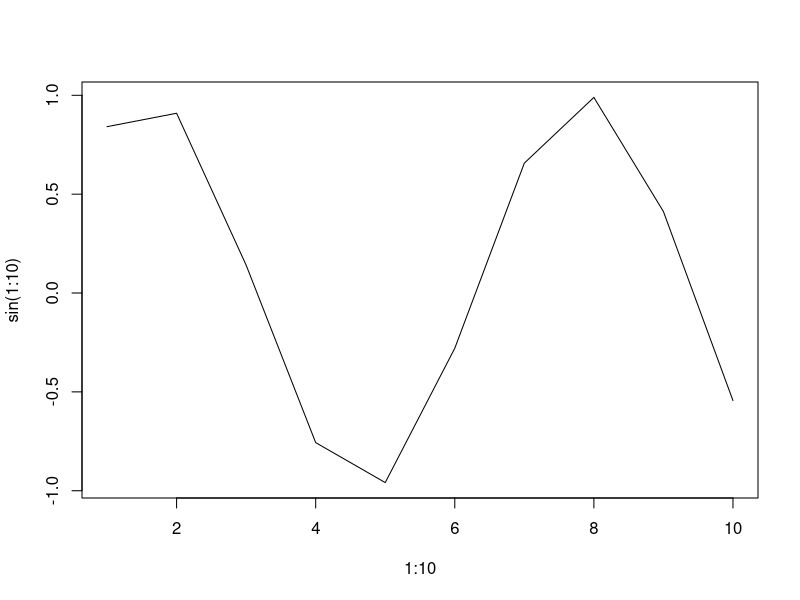
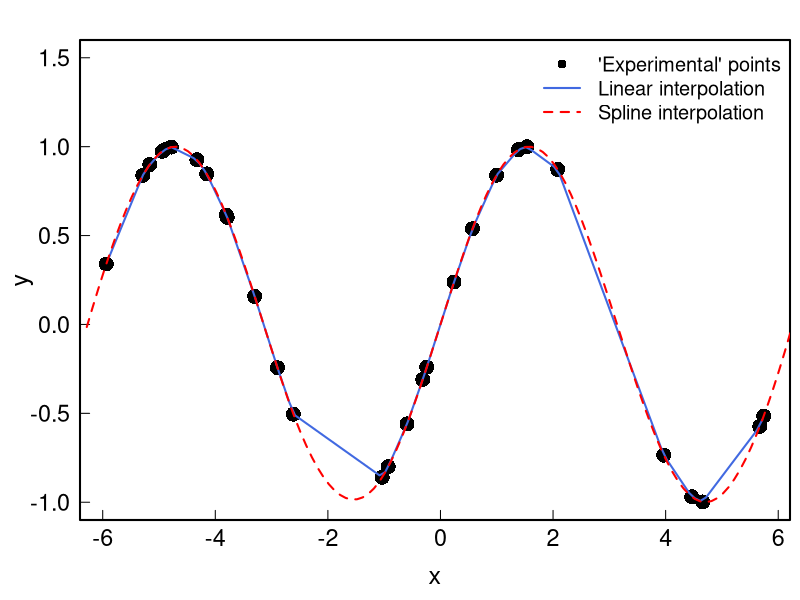
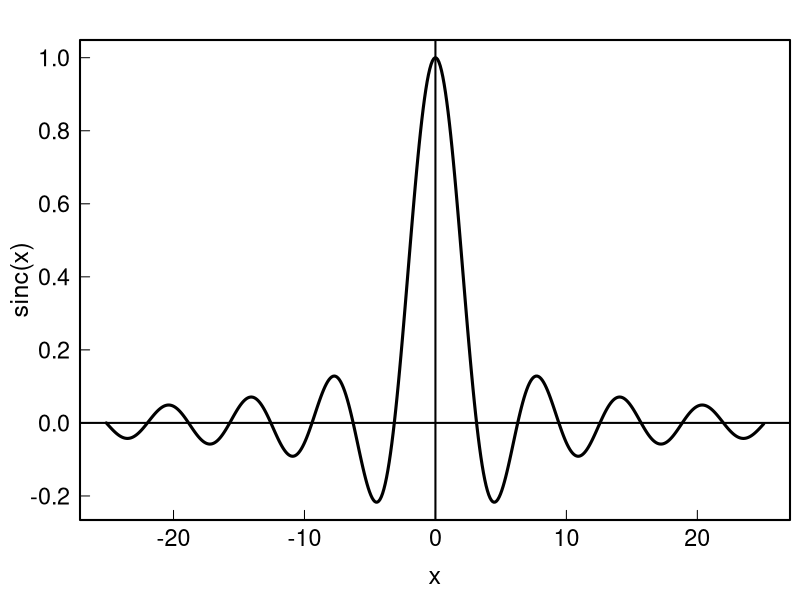

Here is the R script that generated these plots, in order:
## ---- chunk 1
geom_mean <- function(x, y){
    a <- sqrt(x*y)
}
geom_mean(1,2) #returns nothing
geom_mean <- function(x, y){
    a <- sqrt(x*y)
    a
}
geom_mean(1,2) #returns a
## ---- chunk 2
person <- function(name, age){
    list(name=name, age=age)
}
joe <- person(name="Joe", age=33)
joe
## ---- chunk 3
testfunc <- function(x,y=1){
    x*y
}
testfunc(1)
testfunc(1,y=2)
testfunc(1:3,y=.1)
## ---- chunk 4
testfunc2 <- function(x,...){
    head(x,...)
}
testfunc2(1:100)
testfunc2(1:100,2)
## ---- chunk 5
testfunc3 <- function(FUN,...){
    FUN(...)
}
testfunc3(sum,1:10)
testfunc3(plot, 1:10, sin(1:10), type="l")
## ---- chunk 6
xmin <- -2*pi; xmax <- 2*pi
x  <- runif(30, min=xmin, max=xmax)
xx <- seq(xmin, xmax, .1)
y  <- sin(x)
# Linear interpolation
lin_interp <- approxfun(x,y)        #is a function
lin_interp(0); lin_interp(pi)
yy_lin     <- approx(x, y, xout=xx) #is a list containing x and y

# Cubic spline interpolation
spl_interp <- splinefun(x,y)        #is a function
yy_spl     <- spline(x, y, xout=xx) #is a list containing x and y

par(family = "Helvetica", cex.lab=1.5, cex.axis=1.4, 
    mgp = c(2.4, .5, 0), tck=0.02, mar=c(4, 4, 2, .5), lwd=2, las=1)
plot(x, y, pch=16, cex=2, ylim=c(-1,1.5))
lines(xx, lin_interp(xx), col="royalblue") # equivalent to: lines(yy_lin, col="royalblue")
lines(xx, spl_interp(xx), col="red", lty=2)# equivalent to: lines(yy_spl, col="red")
legend("topright",
    cex=1.2,
    lty=c(NA, 1, 2),
    lwd=c(NA, 2, 2),
    pch=c(16, NA, NA),
    col=c("black", "royalblue", "red"),
    bty = "n",
    legend=c("'Experimental' points", "Linear interpolation", "Spline interpolation")
    )
## ---- chunk 7
sinc <- function(x, tol = sqrt(.Machine$double.eps) ){
    # sinus cardinal
    y <- rep(1,length(x))
    b <- which(abs(x)>tol)
    y[b] <- sin(x[b])/x[b]
    y
}
sinc(seq(-pi,pi,pi/4))
x <- seq(-8*pi,8*pi,.1)
plot(x, sinc(x), type="l", lwd=3);abline(h=0,v=0)
## ---- chunk 8
people <- function(ppl=tibble::tibble(), name=NA, age=NA, gender=NA, origin=NA){
    library(tibble)
    library(dplyr)
    bind_rows(ppl, tibble(name=name, age=age, gender=gender, origin=origin))
}
ppl <- people(name="Colin", age=33, gender="Male", origin="France")
ppl <- people(ppl=ppl, name="Vincent", age=39, gender="Male", origin="France")
ppl
